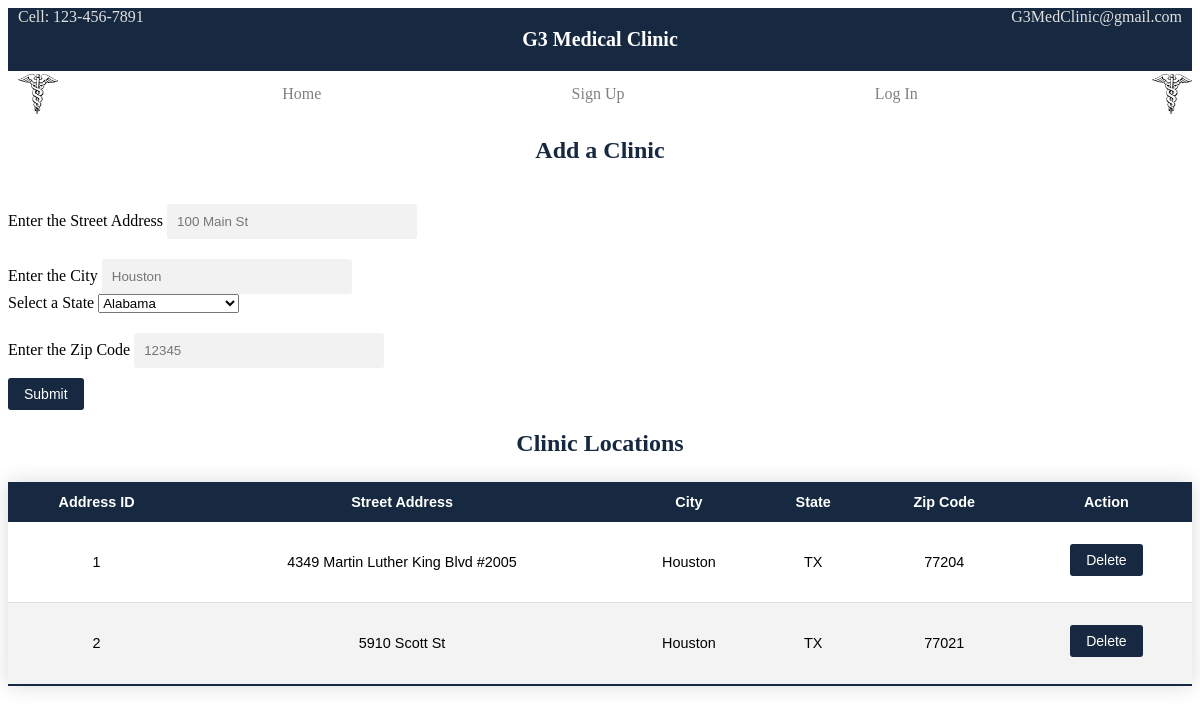
Page /clinicadd.php on the committed database.
### tables this page shows
CREATE TABLE `Address` (
  `address_ID` int NOT NULL AUTO_INCREMENT,
  `street_address` varchar(45) NOT NULL,
  `apt_num` varchar(20) DEFAULT NULL,
  `city` varchar(20) NOT NULL,
  `state` varchar(20) NOT NULL,
  `zip_code` varchar(20) NOT NULL,
  `office_add` tinyint(1) NOT NULL DEFAULT '0',
  `deleted_flag` tinyint(1) NOT NULL DEFAULT '0',
  PRIMARY KEY (`address_ID`)
);

### includes/functions.inc.php (called while the page is built, shortened)
<?php
function viewClinicLocations($conn) {
  $officeAdd = 1;
  $sql = "SELECT * FROM Address WHERE office_add = ? AND deleted_flag = false;";
  $stmt = mysqli_stmt_init($conn);
  if (!mysqli_stmt_prepare($stmt, $sql)) {
    header("location: ../dept.php?error=viewstmtfailed");
    exit();
  }
  mysqli_stmt_bind_param($stmt, "i", $officeAdd);
  mysqli_stmt_execute($stmt);
  $result = mysqli_stmt_get_result($stmt);
  return $result;
}

### clinicadd.php (the view, shortened to what this page needs)
<?php
  include_once 'header.php';
?>
<div class='clinic-form'>
  <h2>Add a Clinic</h2>
  <form action='/medical-clinic/includes/clinicadd.inc.php' method='post'>
      <div class='form-element'>
        <label for='street-add'>Enter the Street Address</label>
        <input type='text' name='street-add' id='street-add' placeholder='100 Main St' required/>
      </div>
      <div class='form-element'>
        <label for='city'>Enter the City</label>
        <input type='text' name='city' id='city' placeholder='Houston'/>
      </div>
      <div class='form-element'>
        <label for='state'>Select a State</label>
        <select name='state' id='state' required>
          <option value="AL">Alabama</option>
        </select>
      </div>
      <div class='form-element'>
        <label for='zip'>Enter the Zip Code</label>
        <input type='text' name='zip' id='zip' placeholder='12345' required/>
      </div>
      <div class='submit-btn'>
        <button type='submit' name='submit'>Submit</button>
      </div>
    </form>
</div>
<?php
  require_once 'includes/dbh.inc.php';
  require_once 'includes/functions.inc.php';
  $result = viewClinicLocations($conn);
?>
<div>
  <h2>Clinic Locations</h2>
  <table class="table-template">
    <thead>
      <tr>
        <th>Address ID</th>
        <th>Street Address</th>
        <th>City</th>
        <th>State</th>
        <th>Zip Code</th>
        <th>Action</th>
      </tr>
    </thead>
    <tbody>
    <?php
      while ($row = mysqli_fetch_assoc($result)) {
        $addID = $row["address_ID"];
        $streetAdd = $row["street_address"];
        $city = $row["city"];
        $state = $row["state"];
        $zip = $row["zip_code"];
    ?>
        <tr>
          <td><?php echo $addID?></td>
          <td><?php echo $streetAdd?></td>
          <td><?php echo $city?></td>
          <td><?php echo $state?></td>
          <td><?php echo $zip?></td>
          <td>
          <form action='/medical-clinic/delete.php' method='post'>
          <div class='submit-btn'>
            <button type='submit' name='submit'>Delete</button>
          </div>
        </form>
          </td>
        </tr>
    <?php
      }
    ?>
    </tbody>
  </table>
</div>
<?php
  include_once 'footer.php';
?>

### rows in the picture
address: address_ID "1", street_address "4349 Martin Luther King Blvd #2005", city "Houston", state "TX", zip_code "77204"
address: address_ID "2", street_address "5910 Scott St", city "Houston", state "TX", zip_code "77021"
